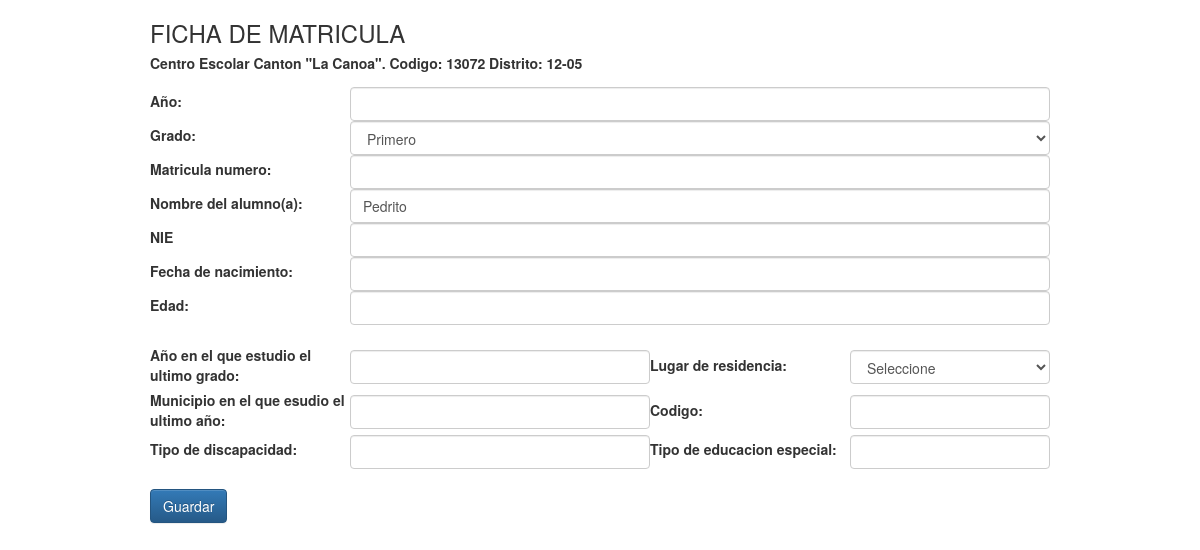
Before: /registro_ed.php?id=2 with the older database file.
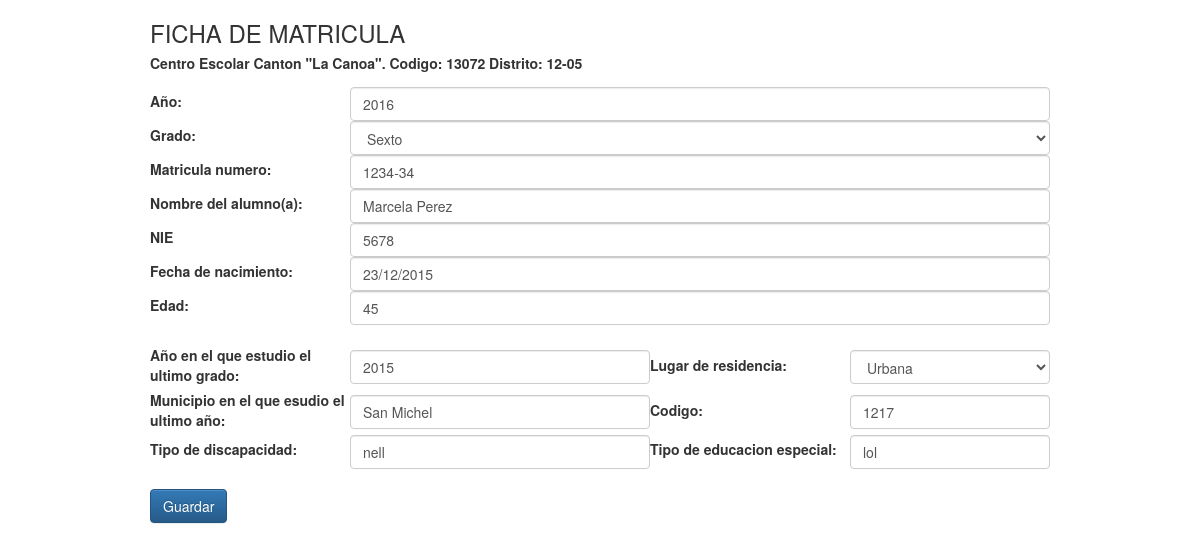
After: the same page with the newer database file.
### tables this page shows
CREATE TABLE IF NOT EXISTS `alumnos` (
`id_alumno` int(11) NOT NULL,
  `anho` varchar(15) NOT NULL,
  `matricula` varchar(15) NOT NULL,
  `nombre` varchar(30) NOT NULL,
  `nie` varchar(15) NOT NULL,
  `anho_ultimo_grado` varchar(15) NOT NULL,
  `minicipio_ultimo_grado` varchar(25) NOT NULL,
  `codigo` varchar(15) NOT NULL,
  `discapacidad` varchar(30) NOT NULL,
  `estudio_especial` varchar(25) NOT NULL,
  `recidencia` varchar(15) NOT NULL,
  `fecha_nacimiento` varchar(20) NOT NULL,
  `edad` varchar(15) NOT NULL,
  `id_grado` int(11) NOT NULL,
  `id_datos` int(11) DEFAULT NULL,
  `id_eco` int(11) DEFAULT NULL
);

CREATE TABLE IF NOT EXISTS `grado` (
`id_grado` int(11) NOT NULL,
  `nombre_grado` varchar(15) NOT NULL
);

### registro_ed.php (the view, shortened to what this page needs)
<?php
    include("part-prin-boost.php");
    $id = $_GET["id"];
    $dt = mysql_fetch_array(mysql_query("SELECT * FROM alumnos WHERE id_alumno = $id"));
?>
<div id="mainwrap">
    <div id="contenedor-sup" style="width:900px; margin: auto;">
    <h3>FICHA DE MATRICULA</h3>
    <h5><label>Centro Escolar Canton "La Canoa". Codigo: 13072 Distrito: 12-05</label></h5>
    <form method="POST">
    <table >
        <tr>
            <td width="200px">
                <label>Año:</label>
            </td>
            <td>
                <input type="text" name="anho" class="form-control" size="100%" <?php echo "value='$dt[anho]'";?>>
            </td>
        </tr>
        <tr>
            <td>
                <label>Grado: </label>
            </td>
            <td>
                <select name="grado" onchange="llenar()" id="grado" class="form-control">
                    <?php
                    $query=mysql_query("SELECT * FROM grado");
                    while($row=mysql_fetch_array($query))
                    {
                        echo "<option value='".$row[0]."'";
                        if($dt["id_grado"] == $row[0]){ echo "selected";}
                        echo ">".$row[1]."</option> ";
                        }
                    ?>
                </select>
            </td>
        </tr>
        <tr>
            <td>
                <label>Matricula numero:</label>
            </td>
            <td>
                <input type="text" name="matriculaN" class="form-control" <?php echo "value='$dt[matricula]'";?>>
            </td>
        </tr>
        <tr>
            <td>
                <label>Nombre del alumno(a):</label>
            </td>
            <td>
                <input type="text" name="nombre" class="form-control" <?php echo "value='$dt[nombre]'";?>>
            </td>
        </tr>
        <tr>
            <td>
                <label>NIE</label>
            </td>
            <td>
                <input type="text" name="nie" class="form-control" <?php echo "value='$dt[nie]'";?>>
            </td>
        </tr>
        <tr>
            <td width="200px">
                <label>Fecha de nacimiento:</label>
            </td>
            <td>
                <input type="text" name="fecha" class="form-control" size="36px" <?php echo "value='$dt[fecha_nacimiento]'";?>>
            </td>
         </tr>
         <tr>
            <td>
                <label>Edad:</label>
            </td>
            <td>
                <input type="text" name="edad" class="form-control" size="37px" <?php echo "value='$dt[edad]'";?>>
            </td>
        </tr>
    </table>
    <br>
    <table>
        <tr>
            <td>
                <label>Año en el que estudio el ultimo grado:</label>
            </td>
            <td>
                <input type="text" name="ultimo" size="12px" class="form-control" <?php echo "value='$dt[anho_ultimo_grado]'";?>>
            </td>
            <td style=" width:200px">
                <label>Lugar de residencia:</label>
            </td>
            <td style=" width:200px">
               <select name="residencia" class="form-control">
                <option value="">Seleccione</option>
                <option value="urbana" <?php if($dt["recidencia"] == "urbana"){ echo "selected";}?>>Urbana</option>
               </select>
            </td>
        </tr>
        <tr>
            <td style="width:200px">
                <label >Municipio en el que esudio el ultimo año:</label>
            </td>
            <td>
                <input type="text" name="muniultimo" class="form-control" size="40px" <?php echo "value='$dt[minicipio_ultimo_grado]'";?>>
            </td>
            <td>
                <label>Codigo:</label>
            </td>
            <td>
                <input type="text" name="codigo" class="form-control" size="40px" <?php echo "value='$dt[codigo]'";?>>
            </td>
        </tr>
        <tr>
            <td>
                <label>Tipo de discapacidad:</label>
            </td>
            <td>
                <input type="text" name="discapacidad" class="form-control" size="40px" <?php echo "value='$dt[discapacidad]'";?>>
            </td>
            <td>
                <label>Tipo de educacion especial:</label>
            </td>
            <td>
                <input type="text" name="eduEspecial" class="form-control" size="40px" <?php echo "value='$dt[estudio_especial]'";?>>
            </td>
        </tr>
        <tr><td><br></td></tr>
    </table>
    <button class="btn btn-primary">Guardar</button>
</form>
    </div>
    <br>
        </div>
</body>
</html>

### part-prin-boost.php (shortened to what this page needs)
<!DOCTYPE html>
<html leng="utf-8">
<head>
<link href="css/main.css" rel="stylesheet" type="text/css" />
<link rel="stylesheet" type="text/css" href="css/bootstrap.css">
<link rel="stylesheet" type="text/css" href="css/bootstrap-theme.css">
</head>
<body>

Changed rows visible on the page:
changed alumnos: anho (not shown) → "2016"; grado "Primero" → "Sexto"; matriculaN (not shown) → "1234-34"; nombre "Pedrito" → "Marcela Perez"; nie (not shown) → "5678"; fecha (not shown) → "23/12/2015"; edad (not shown) → "45"; ultimo (not shown) → "2015"; residencia (not shown) → "Urbana"; muniultimo (not shown) → "San Michel"; codigo (not shown) → "1217"; discapacidad (not shown) → "nell"; eduEspecial (not shown) → "lol"
Other visible differences:
form field residencia: "Seleccione" → (not shown)
